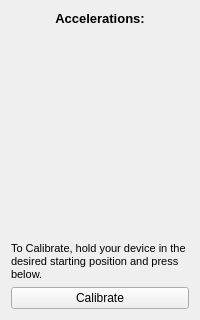
<?xml version="1.0" encoding="UTF-8"?>
<ui version="4.0">
 <class>MainWindow</class>
 <widget class="QMainWindow" name="MainWindow">
  <property name="geometry">
   <rect>
    <x>0</x>
    <y>0</y>
    <width>200</width>
    <height>320</height>
   </rect>
  </property>
  <property name="windowTitle">
   <string>Accelerations</string>
  </property>
  <property name="windowIcon">
   <iconset>
    <normaloff>dice.svg</normaloff>dice.svg</iconset>
  </property>
  <widget class="QWidget" name="centralWidget">
   <layout class="QVBoxLayout" name="verticalLayout_2">
    <item>
     <layout class="QVBoxLayout" name="verticalLayout">
      <item>
       <widget class="QLabel" name="accLabel">
        <property name="text">
         <string>&lt;!DOCTYPE HTML PUBLIC &quot;-//W3C//DTD HTML 4.0//EN&quot; &quot;http://www.w3.org/TR/REC-html40/strict.dtd&quot;&gt;
&lt;html&gt;&lt;head&gt;&lt;meta name=&quot;qrichtext&quot; content=&quot;1&quot; /&gt;&lt;style type=&quot;text/css&quot;&gt;
p, li { white-space: pre-wrap; }
&lt;/style&gt;&lt;/head&gt;&lt;body style=&quot; font-family:'MS Shell Dlg 2'; font-size:8.25pt; font-weight:400; font-style:normal;&quot;&gt;
&lt;p align=&quot;center&quot; style=&quot; margin-top:0px; margin-bottom:0px; margin-left:0px; margin-right:0px; -qt-block-indent:0; text-indent:0px;&quot;&gt;&lt;span style=&quot; font-size:10pt; font-weight:600;&quot;&gt;Accelerations:&lt;/span&gt;&lt;/p&gt;&lt;/body&gt;&lt;/html&gt;</string>
        </property>
       </widget>
      </item>
      <item>
       <widget class="QLabel" name="xLabel">
        <property name="text">
         <string/>
        </property>
       </widget>
      </item>
      <item>
       <widget class="QLabel" name="yLabel">
        <property name="text">
         <string/>
        </property>
       </widget>
      </item>
      <item>
       <widget class="QLabel" name="zLabel">
        <property name="text">
         <string/>
        </property>
       </widget>
      </item>
     </layout>
    </item>
    <item>
     <spacer name="verticalSpacer">
      <property name="orientation">
       <enum>Qt::Vertical</enum>
      </property>
      <property name="sizeHint" stdset="0">
       <size>
        <width>20</width>
        <height>40</height>
       </size>
      </property>
     </spacer>
    </item>
    <item>
     <widget class="QLabel" name="calLabel">
      <property name="sizePolicy">
       <sizepolicy hsizetype="Preferred" vsizetype="Preferred">
        <horstretch>0</horstretch>
        <verstretch>0</verstretch>
       </sizepolicy>
      </property>
      <property name="minimumSize">
       <size>
        <width>0</width>
        <height>0</height>
       </size>
      </property>
      <property name="maximumSize">
       <size>
        <width>16777215</width>
        <height>16777215</height>
       </size>
      </property>
      <property name="layoutDirection">
       <enum>Qt::LeftToRight</enum>
      </property>
      <property name="text">
       <string>&lt;!DOCTYPE HTML PUBLIC &quot;-//W3C//DTD HTML 4.0//EN&quot; &quot;http://www.w3.org/TR/REC-html40/strict.dtd&quot;&gt;
&lt;html&gt;&lt;head&gt;&lt;meta name=&quot;qrichtext&quot; content=&quot;1&quot; /&gt;&lt;style type=&quot;text/css&quot;&gt;
p, li { white-space: pre-wrap; }
&lt;/style&gt;&lt;/head&gt;&lt;body style=&quot; font-family:'MS Shell Dlg 2'; font-size:8.25pt; font-weight:400; font-style:normal;&quot;&gt;
&lt;p style=&quot; margin-top:0px; margin-bottom:0px; margin-left:0px; margin-right:0px; -qt-block-indent:0; text-indent:0px;&quot;&gt;&lt;span style=&quot; font-size:8pt;&quot;&gt;To Calibrate, hold your device in the desired starting position and press below.&lt;/span&gt;&lt;/p&gt;&lt;/body&gt;&lt;/html&gt;</string>
      </property>
      <property name="scaledContents">
       <bool>true</bool>
      </property>
      <property name="wordWrap">
       <bool>true</bool>
      </property>
     </widget>
    </item>
    <item>
     <widget class="QPushButton" name="calButton">
      <property name="text">
       <string>Calibrate</string>
      </property>
     </widget>
    </item>
   </layout>
  </widget>
  <widget class="QMenuBar" name="menuBar">
   <property name="geometry">
    <rect>
     <x>0</x>
     <y>0</y>
     <width>200</width>
     <height>21</height>
    </rect>
   </property>
  </widget>
 </widget>
 <layoutdefault spacing="6" margin="11"/>
 <resources/>
 <connections>
  <connection>
   <sender>calButton</sender>
   <signal>clicked()</signal>
   <receiver>MainWindow</receiver>
   <slot>calibrateXYZ()</slot>
   <hints>
    <hint type="sourcelabel">
     <x>131</x>
     <y>296</y>
    </hint>
    <hint type="destinationlabel">
     <x>124</x>
     <y>221</y>
    </hint>
   </hints>
  </connection>
 </connections>
 <slots>
  <slot>calibrateXYZ()</slot>
 </slots>
</ui>
